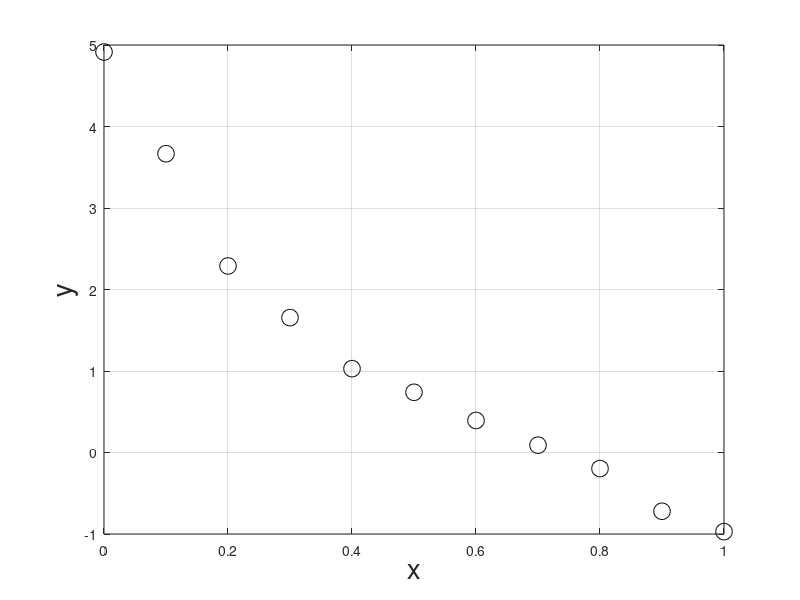

Here is the MATLAB script that generated this plot:
% FITDATA  Generate figure showing data for problem FIT.

x = 0.0:0.1:1.0;
y = [4.914 3.666 2.289 1.655 1.029 0.739 0.393 0.090 -0.197 -0.721 -0.971];
plot(x,y,'ko','markersize',12.0)
grid on
xlabel('x','fontsize',20.0)
ylabel('y','fontsize',20.0)

print -dpdf fitdata.pdf
